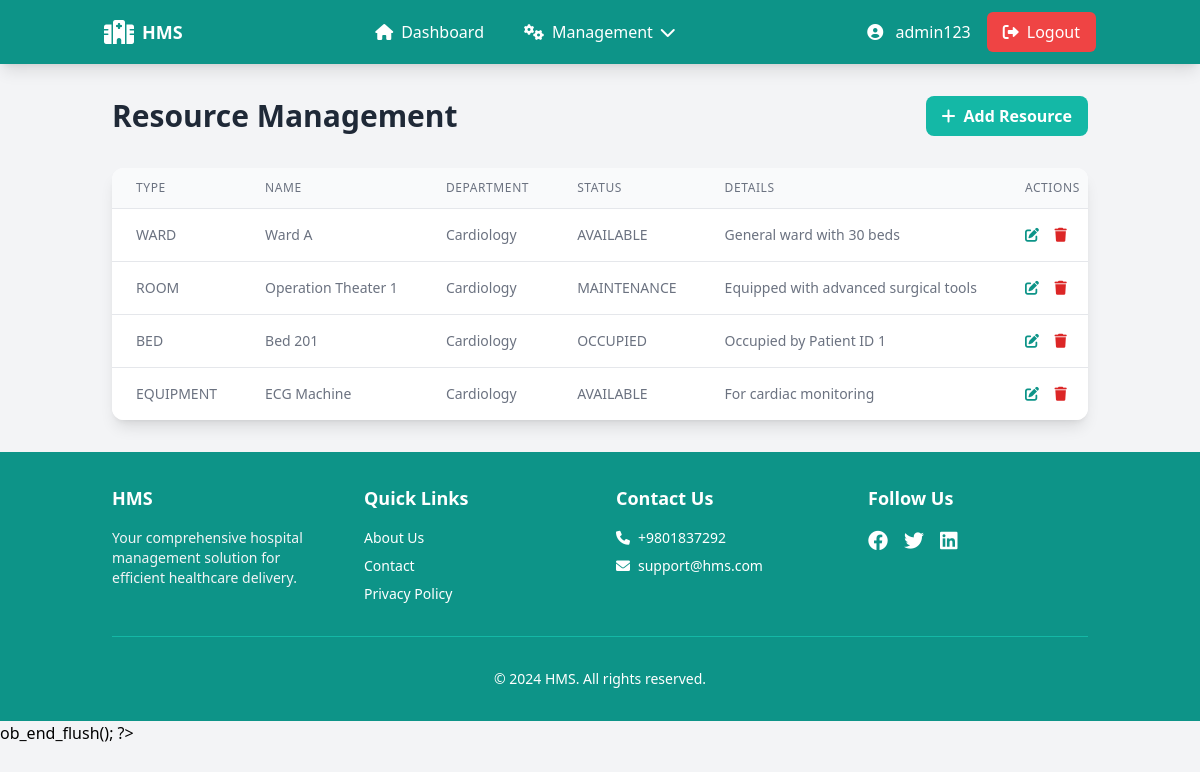
Page /resources/manage.php (signed in) on the committed database.
### tables this page shows
CREATE TABLE `resource` (
  `resource_id` INT(11) NOT NULL AUTO_INCREMENT,
  `type` ENUM('WARD','ROOM','BED','EQUIPMENT') NOT NULL,
  `name` VARCHAR(100) NOT NULL,
  `department_id` INT(11) DEFAULT NULL,
  `status` ENUM('AVAILABLE','OCCUPIED','MAINTENANCE') DEFAULT 'AVAILABLE',
  `details` VARCHAR(200) DEFAULT NULL,
  PRIMARY KEY (`resource_id`),
  FOREIGN KEY (`department_id`) REFERENCES `department`(`department_id`) ON DELETE SET NULL
);

CREATE TABLE `department` (
  `department_id` INT(11) NOT NULL AUTO_INCREMENT,
  `name` VARCHAR(100) NOT NULL,
  `description` VARCHAR(200) DEFAULT NULL,
  `head_doctor_id` INT(11) DEFAULT NULL,
  PRIMARY KEY (`department_id`)
);

### includes/db_connect.php (called while the page is built, shortened)
<?php
$base_url = 'http://127.0.0.1/Hospital_Management_System/';
?>

### resources/manage.php (the view, shortened to what this page needs)
<?php
require_once '../includes/db_connect.php';
include_once '../includes/header.php';
try {
    $stmt = $pdo->query("
        SELECT r.resource_id, r.type, r.name, r.status, r.details,
               dep.name as department_name
        FROM `resource` r
        LEFT JOIN `department` dep ON r.department_id = dep.department_id
        ORDER BY r.type, r.name
    ");
    $resources = $stmt->fetchAll(PDO::FETCH_ASSOC);
} catch (PDOException $e) {
    $error = "Error fetching resources: " . $e->getMessage();
    $resources = [];
}
?>
<div class="container mx-auto px-6 py-8">
    <div class="flex justify-between items-center mb-8">
        <h1 class="text-3xl font-bold text-gray-800">Resource Management</h1>
        <button onclick="document.getElementById('addResourceModal').classList.remove('hidden')"
            class="bg-teal-500 hover:bg-teal-600 text-white font-semibold py-2 px-4 rounded-lg transition duration-300">
            <i class="fas fa-plus mr-2"></i>Add Resource
        </button>
    </div>
    <div class="bg-white rounded-xl shadow-lg overflow-hidden">
        <table class="min-w-full divide-y divide-gray-200">
            <thead class="bg-gray-50">
                <tr>
                    <th class="px-6 py-3 text-left text-xs font-medium text-gray-500 uppercase tracking-wider">Type</th>
                    <th class="px-6 py-3 text-left text-xs font-medium text-gray-500 uppercase tracking-wider">Name</th>
                    <th class="px-6 py-3 text-left text-xs font-medium text-gray-500 uppercase tracking-wider">Department</th>
                    <th class="px-6 py-3 text-left text-xs font-medium text-gray-500 uppercase tracking-wider">Status</th>
                    <th class="px-6 py-3 text-left text-xs font-medium text-gray-500 uppercase tracking-wider">Details</th>
                    <th class="px-6 py-3 text-left text-xs font-medium text-gray-500 uppercase tracking-wider">Actions</th>
                </tr>
            </thead>
            <tbody class="bg-white divide-y divide-gray-200">
                <?php foreach ($resources as $resource): ?>
                    <tr>
                        <td class="px-6 py-4 whitespace-nowrap text-sm text-gray-500"><?php echo htmlspecialchars($resource['type']); ?></td>
                        <td class="px-6 py-4 whitespace-nowrap text-sm text-gray-500"><?php echo htmlspecialchars($resource['name']); ?></td>
                        <td class="px-6 py-4 whitespace-nowrap text-sm text-gray-500"><?php echo htmlspecialchars($resource['department_name'] ?? 'N/A'); ?></td>
                        <td class="px-6 py-4 whitespace-nowrap text-sm text-gray-500"><?php echo htmlspecialchars($resource['status']); ?></td>
                        <td class="px-6 py-4 whitespace-nowrap text-sm text-gray-500"><?php echo htmlspecialchars($resource['details']); ?></td>
                        <td class="px-6 py-4 whitespace-nowrap text-sm font-medium">
                            <button onclick="editResource('<?php echo $resource['resource_id']; ?>',
                                                          '<?php echo htmlspecialchars($resource['type']); ?>',
                                                          '<?php echo htmlspecialchars($resource['name']); ?>',
                                                          '<?php echo $resource['department_id'] ?? ''; ?>',
                                                          '<?php echo htmlspecialchars($resource['status']); ?>',
                                                          '<?php echo htmlspecialchars($resource['details']); ?>')"
                                class="text-teal-600 hover:text-teal-900 mr-3">
                                <i class="fas fa-edit"></i>
                            </button>
                            <button onclick="deleteResource('<?php echo $resource['resource_id']; ?>')"
                                class="text-red-600 hover:text-red-900">
                                <i class="fas fa-trash"></i>
                            </button>
                        </td>
                    </tr>
                <?php endforeach; ?>
            </tbody>
        </table>
    </div>
</div>
<?php include_once '../includes/footer.php'; ?>

### includes/header.php (shortened to what this page needs)
<?php
$is_admin = ($_SESSION['role'] === 'Administrator');
?>
<!DOCTYPE html>
<html lang="en">
<head>
    <script src="https://cdn.tailwindcss.com"></script>
    <link href="https://cdnjs.cloudflare.com/ajax/libs/font-awesome/6.0.0/css/all.min.css" rel="stylesheet">
</head>
<body class="bg-gray-100">
    <nav class="bg-teal-600 shadow-lg">
        <div class="container mx-auto px-4">
            <div class="flex items-center justify-between h-16">
                <a href="<?php echo $base_url; ?>" class="flex items-center space-x-2">
                    <i class="fas fa-hospital text-2xl text-white"></i>
                    <span class="text-white text-lg font-semibold">HMS</span>
                </a>
                <div class="flex space-x-4">
                    <a href="<?php echo $base_url; ?>" class="text-white hover:bg-teal-700 px-3 py-2 rounded-md">
                        <i class="fas fa-home mr-2"></i>Dashboard
                    </a>
                    <?php if ($is_admin): ?>
                        <div class="relative group">
                            <button class="text-white hover:bg-teal-700 px-3 py-2 rounded-md inline-flex items-center">
                                <i class="fas fa-cogs mr-2"></i>
                                <span>Management</span>
                                <i class="fas fa-chevron-down ml-2"></i>
                            </button>
                        </div>
                    <?php endif; ?>
                </div>
                <div class="flex items-center space-x-4">
                    <span class="text-white">
                        <i class="fas fa-user-circle mr-2"></i>
                        <?php echo htmlspecialchars($_SESSION['username']); ?>
                    </span>
                    <a href="<?php echo $base_url; ?>logout.php"
                        class="bg-red-500 hover:bg-red-600 text-white px-4 py-2 rounded-md transition duration-300">
                        <i class="fas fa-sign-out-alt mr-2"></i>Logout
                    </a>
                </div>
            </div>
        </div>
    </nav>
</body>
</html>

### includes/footer.php (shortened to what this page needs)
<footer class="bg-teal-600 text-white mt-auto">
    <div class="container mx-auto px-6 py-8">
        <div class="grid grid-cols-1 md:grid-cols-4 gap-8">
            <div class="animate__animated animate__fadeIn">
                <h3 class="text-lg font-semibold mb-4">HMS</h3>
                <p class="text-sm text-gray-100">
                    Your comprehensive hospital management solution for efficient healthcare delivery.
                </p>
            </div>
            <div>
                <h3 class="text-lg font-semibold mb-4">Quick Links</h3>
                <ul class="space-y-2 text-sm">
                    <li><a href="<?php echo $base_url; ?>about.php" class="hover:text-gray-200 transition">About Us</a></li>
                    <li><a href="<?php echo $base_url; ?>contact.php" class="hover:text-gray-200 transition">Contact</a></li>
                    <li><a href="<?php echo $base_url; ?>privacy.php" class="hover:text-gray-200 transition">Privacy Policy</a></li>
                </ul>
            </div>
            <div>
                <h3 class="text-lg font-semibold mb-4">Contact Us</h3>
                <ul class="space-y-2 text-sm">
                    <li class="flex items-center space-x-2">
                        <i class="fas fa-phone"></i>
                        <span>+9801837292</span>
                    </li>
                    <li class="flex items-center space-x-2">
                        <i class="fas fa-envelope"></i>
                        <span>support@hms.com</span>
                    </li>
                </ul>
            </div>
            <div>
                <h3 class="text-lg font-semibold mb-4">Follow Us</h3>
                <div class="flex space-x-4">
                    <a href="#" class="hover:text-gray-200 transition">
                        <i class="fab fa-facebook fa-lg"></i>
                    </a>
                    <a href="#" class="hover:text-gray-200 transition">
                        <i class="fab fa-twitter fa-lg"></i>
                    </a>
                    <a href="#" class="hover:text-gray-200 transition">
                        <i class="fab fa-linkedin fa-lg"></i>
                    </a>
                </div>
            </div>
        </div>
        <div class="border-t border-teal-500 mt-8 pt-8 text-center text-sm">
            <p>&copy; <?php echo date('Y'); ?> HMS. All rights reserved.</p>
        </div>
    </div>
</footer>
</body>
</html>

### rows in the picture
resource: type "WARD", name "Ward A", department.name "Cardiology", status "AVAILABLE", details "General ward with 30 beds"
resource: type "ROOM", name "Operation Theater 1", department.name "Cardiology", status "MAINTENANCE", details "Equipped with advanced surgical tools"
resource: type "BED", name "Bed 201", department.name "Cardiology", status "OCCUPIED", details "Occupied by Patient ID 1"
resource: type "EQUIPMENT", name "ECG Machine", department.name "Cardiology", status "AVAILABLE", details "For cardiac monitoring"

### other values in the picture
$_SESSION['username'] "admin123"
